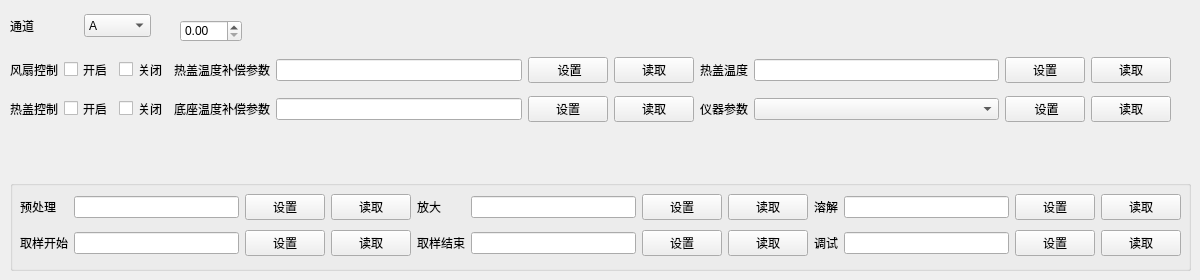
      <widget class="QWidget" name="tab_4">
       <attribute name="title">
        <string>主控模块</string>
       </attribute>
       <widget class="QWidget" name="horizontalLayoutWidget">
        <property name="geometry">
         <rect>
          <x>10</x>
          <y>10</y>
          <width>141</width>
          <height>31</height>
         </rect>
        </property>
        <layout class="QHBoxLayout" name="horizontalLayout_10">
         <item>
          <widget class="QLabel" name="label_15">
           <property name="text">
            <string>通道</string>
           </property>
          </widget>
         </item>
         <item>
          <widget class="QComboBox" name="comboBox_M_Channel">
           <property name="minimumSize">
            <size>
             <width>0</width>
             <height>23</height>
            </size>
           </property>
           <item>
            <property name="text">
             <string>A</string>
            </property>
           </item>
           <item>
            <property name="text">
             <string>B</string>
            </property>
           </item>
          </widget>
         </item>
        </layout>
       </widget>
       <widget class="QGroupBox" name="groupBox_4">
        <property name="geometry">
         <rect>
          <x>10</x>
          <y>180</y>
          <width>1181</width>
          <height>91</height>
         </rect>
        </property>
        <property name="title">
         <string/>
        </property>
        <widget class="QWidget" name="gridLayoutWidget_2">
         <property name="geometry">
          <rect>
           <x>10</x>
           <y>10</y>
           <width>1161</width>
           <height>71</height>
          </rect>
         </property>
         <layout class="QGridLayout" name="gridLayout_15">
          <item row="0" column="0">
           <widget class="QLabel" name="label_17">
            <property name="text">
             <string>预处理</string>
            </property>
           </widget>
          </item>
          <item row="0" column="1">
           <widget class="QLineEdit" name="Line_pre_process"/>
          </item>
          <item row="0" column="6">
           <widget class="QPushButton" name="Btn_Line_amplifying">
            <property name="text">
             <string>设置</string>
            </property>
           </widget>
          </item>
          <item row="0" column="3">
           <widget class="QPushButton" name="Btn_pre_process_get">
            <property name="text">
             <string>读取</string>
            </property>
           </widget>
          </item>
          <item row="0" column="2">
           <widget class="QPushButton" name="Btn_pre_process">
            <property name="text">
             <string>设置</string>
            </property>
           </widget>
          </item>
          <item row="0" column="8">
           <widget class="QLabel" name="label_27">
            <property name="text">
             <string>溶解</string>
            </property>
           </widget>
          </item>
          <item row="1" column="8">
           <widget class="QLabel" name="label_37">
            <property name="text">
             <string>调试</string>
            </property>
           </widget>
          </item>
          <item row="1" column="4">
           <widget class="QLabel" name="label_33">
            <property name="text">
             <string>取样结束</string>
            </property>
           </widget>
          </item>
          <item row="1" column="3">
           <widget class="QPushButton" name="Btn_sample_flor_start_get">
            <property name="text">
             <string>读取</string>
            </property>
           </widget>
          </item>
          <item row="0" column="4">
           <widget class="QLabel" name="label_26">
            <property name="text">
             <string>放大</string>
            </property>
           </widget>
          </item>
          <item row="1" column="9">
           <widget class="QLineEdit" name="Line_debug"/>
          </item>
          <item row="0" column="9">
           <widget class="QLineEdit" name="Line_melting"/>
          </item>
          <item row="1" column="10">
           <widget class="QPushButton" name="Btn_debug">
            <property name="text">
             <string>设置</string>
            </property>
           </widget>
          </item>
          <item row="0" column="10">
           <widget class="QPushButton" name="Btn_melting">
            <property name="text">
             <string>设置</string>
            </property>
           </widget>
          </item>
          <item row="1" column="1">
           <widget class="QLineEdit" name="Line_sample_flor_start"/>
          </item>
          <item row="1" column="6">
           <widget class="QPushButton" name="Btn_sample_flor_stop">
            <property name="text">
             <string>设置</string>
            </property>
           </widget>
          </item>
          <item row="1" column="7">
           <widget class="QPushButton" name="Btn_sample_flor_stop_get">
            <property name="text">
             <string>读取</string>
            </property>
           </widget>
          </item>
          <item row="0" column="7">
           <widget class="QPushButton" name="Btn_Line_amplifying_get">
            <property name="text">
             <string>读取</string>
            </property>
           </widget>
          </item>
          <item row="0" column="5">
           <widget class="QLineEdit" name="Line_amplifying"/>
          </item>
          <item row="1" column="5">
           <widget class="QLineEdit" name="Line_sample_flor_stop"/>
          </item>
          <item row="1" column="0">
           <widget class="QLabel" name="label_31">
            <property name="text">
             <string>取样开始</string>
            </property>
           </widget>
          </item>
          <item row="1" column="2">
           <widget class="QPushButton" name="Btn_sample_flor_start">
            <property name="text">
             <string>设置</string>
            </property>
           </widget>
          </item>
          <item row="0" column="11">
           <widget class="QPushButton" name="Btn_melting_get">
            <property name="text">
             <string>读取</string>
            </property>
           </widget>
          </item>
          <item row="1" column="11">
           <widget class="QPushButton" name="Btn_debug_get">
            <property name="text">
             <string>读取</string>
            </property>
           </widget>
          </item>
         </layout>
        </widget>
       </widget>
       <widget class="QWidget" name="gridLayoutWidget_4">
        <property name="geometry">
         <rect>
          <x>10</x>
          <y>50</y>
          <width>1161</width>
          <height>80</height>
         </rect>
        </property>
        <layout class="QGridLayout" name="gridLayout_18">
         <item row="0" column="9">
          <widget class="QPushButton" name="Btn_hot_lid">
           <property name="text">
            <string>设置</string>
           </property>
          </widget>
         </item>
         <item row="0" column="8">
          <widget class="QLineEdit" name="Line_hot_lid_set"/>
         </item>
         <item row="0" column="0">
          <widget class="QLabel" name="label_35">
           <property name="text">
            <string>风扇控制</string>
           </property>
          </widget>
         </item>
         <item row="1" column="0">
          <widget class="QLabel" name="label_41">
           <property name="text">
            <string>热盖控制</string>
           </property>
          </widget>
         </item>
         <item row="0" column="4">
          <widget class="QLineEdit" name="Line_hot_lid_temp_wr"/>
         </item>
         <item row="0" column="3">
          <widget class="QLabel" name="label_16">
           <property name="text">
            <string>热盖温度补偿参数</string>
           </property>
          </widget>
         </item>
         <item row="0" column="5">
          <widget class="QPushButton" name="Btn_hot_lid_temp_wr">
           <property name="text">
            <string> 设置</string>
           </property>
          </widget>
         </item>
         <item row="1" column="4">
          <widget class="QLineEdit" name="Line_base_temp_wr"/>
         </item>
         <item row="1" column="3">
          <widget class="QLabel" name="label_52">
           <property name="text">
            <string>底座温度补偿参数</string>
           </property>
          </widget>
         </item>
         <item row="0" column="6">
          <widget class="QPushButton" name="Btn_hot_lid_temp_wr_get">
           <property name="text">
            <string>读取</string>
           </property>
          </widget>
         </item>
         <item row="1" column="5">
          <widget class="QPushButton" name="Btn_base_temp_wr">
           <property name="text">
            <string>设置</string>
           </property>
          </widget>
         </item>
         <item row="0" column="7">
          <widget class="QLabel" name="label_51">
           <property name="text">
            <string>热盖温度</string>
           </property>
          </widget>
         </item>
         <item row="1" column="6">
          <widget class="QPushButton" name="Btn_base_temp_wr_get">
           <property name="text">
            <string>读取</string>
           </property>
          </widget>
         </item>
         <item row="0" column="10">
          <widget class="QPushButton" name="Btn_hot_lid_get">
           <property name="text">
            <string>读取</string>
           </property>
          </widget>
         </item>
         <item row="1" column="7">
          <widget class="QLabel" name="label_9">
           <property name="text">
            <string>仪器参数</string>
           </property>
          </widget>
         </item>
         <item row="1" column="8">
          <widget class="QComboBox" name="Cbx_systm_pap_wr"/>
         </item>
         <item row="1" column="9">
          <widget class="QPushButton" name="Btn_systm_pap_wr">
           <property name="text">
            <string> 设置</string>
           </property>
          </widget>
         </item>
         <item row="1" column="10">
          <widget class="QPushButton" name="Btn_systm_pap_wr_get">
           <property name="text">
            <string>读取</string>
           </property>
          </widget>
         </item>
         <item row="0" column="1">
          <widget class="QCheckBox" name="Cbx_fan_ctrl_open">
           <property name="minimumSize">
            <size>
             <width>0</width>
             <height>25</height>
            </size>
           </property>
           <property name="text">
            <string>开启</string>
           </property>
          </widget>
         </item>
         <item row="0" column="2">
          <widget class="QCheckBox" name="Cbx_fan_ctrl_close">
           <property name="minimumSize">
            <size>
             <width>0</width>
             <height>25</height>
            </size>
           </property>
           <property name="text">
            <string>关闭</string>
           </property>
          </widget>
         </item>
         <item row="1" column="1">
          <widget class="QCheckBox" name="Chb_lid_ctrl_open">
           <property name="minimumSize">
            <size>
             <width>0</width>
             <height>25</height>
            </size>
           </property>
           <property name="text">
            <string>开启</string>
           </property>
          </widget>
         </item>
         <item row="1" column="2">
          <widget class="QCheckBox" name="Chb__lid_ctrl_close">
           <property name="minimumSize">
            <size>
             <width>0</width>
             <height>25</height>
            </size>
           </property>
           <property name="text">
            <string>关闭</string>
           </property>
          </widget>
         </item>
        </layout>
       </widget>
       <widget class="QDoubleSpinBox" name="doubleSpinBox">
        <property name="geometry">
         <rect>
          <x>180</x>
          <y>20</y>
          <width>62</width>
          <height>22</height>
         </rect>
        </property>
       </widget>
      </widget>
